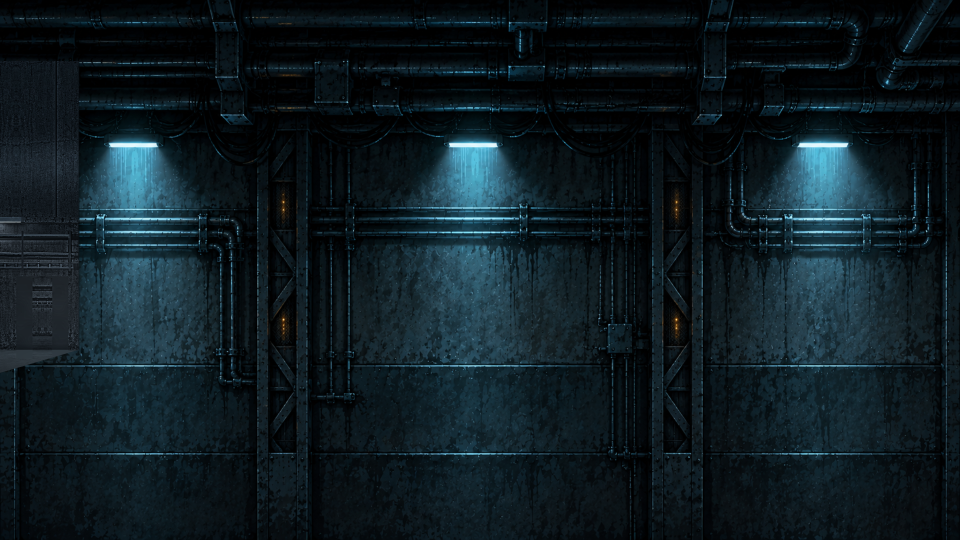
#> input picture apps/game/assets/rooms/junction-far.png, 1920 x 1080 px, found by its file name (shown at 1/2 size)
$ python jeinputs.py
#> lines starting #> are read from the running program, lines starting #| are printed output that depends on the picture
### docs/research-2026-10/sources/doors-2026-10-14/junction-entry/tools/jedesign.py
"""Junction entry door (doors-r1, fix round 1, M5): construction design. Scratch only; no image tool
touches this step.

The engineer comes into the Service Junction from the service line passage (the passage the Records
exit opens on), so the junction's left end is the same kind of door end as the Records doors, in the
junction's own camera (jemodel.py: vanishing point (511, 162)): a 300 mm cast cross-wall turned 17
degrees across the walkway, its approach face crossing the walk line at XE = 30, with a 3'0" x 7'0"
hollow-metal steel door (SDI 129 hinge spacing, ICD/ICS 705-style automatic non-hold closer on the
junction side) that swings INTO the junction on its hinges at the far jamb. It stands open behind the
arriving pair and its closer brings it shut. The passage beyond (concrete, the service line's two
pipes and its cable ladder running on toward Records, one vapour-tight fitting) is painted behind the
doorway. It replaces the camera-facing round pressure hatch (junction-hatch.png).

XE = 30 because WOLF's authored waiting spot by the entrance (JunctionRoom.WOLF_CLEAR_X 100, his
tail at x 33) must stay clear of the wall's near column (its right edge at 1 m about x 16) and of the
part of the shut leaf in front of the walk line. The engineer's collision face is the leaf at x 30.

Reuses rdesign.py's parts (wall, column, stub, leaf faces) with jemodel as the model; the junction's
own lamps, wear seeds, pour joint and passage are set here. Writes design/{entry,leaf}/.
"""
from __future__ import annotations

import math
import os
import sys

import numpy as np

sys.path.insert(0, os.path.dirname(os.path.abspath(__file__)))
import jemodel as M  # noqa: E402
sys.modules["rmodel"] = M
sys.path.insert(0, os.path.join(os.path.dirname(os.path.abspath(__file__)), "..", "..", "records", "tools"))
import rdesign as RD  # noqa: E402
from rmodel import Part, Lamp, DoorEnd, Canvas, Plane, EY  # noqa: E402

XE = 30.0
FAR_SHIFT_LEFT = -12.444  # the far plate's parallax at the camera's left clamp (camera x 355.556)
PASSAGE_D = 1.6
RD.PIPE_RUNS = ()  # no pipe runs of the room pass this wall
RD.POUR_H = {1: 3.6, -1: 3.3}  # its own lift


# [14 lines left out: function stub_colour_from_mid, not called in this run]


def lamps():
    door = DoorEnd(-1, XE)
    f_door = Lamp("entry door light: vapour-tight LED 0.6 m on the cross-wall face over the door", door.pt(0.0, 2.80, -0.10), (0.86, 0.95, 1.0), 0.95, 1.4, 2.0)
    f_room = Lamp("junction ceiling lamp 0 (far plate, painted)", M.from_screen(133.4 + FAR_SHIFT_LEFT, 223.7, 4.2), (0.62, 0.9, 1.0), 1.1, 3.4, 1.5)
    f_pass = Lamp("service line passage light: vapour-tight LED on the passage back wall", M.from_screen(-14.0, 300.0, PASSAGE_D - 0.12), (0.80, 0.92, 1.0), 0.75, 1.5, 1.5)
    bounce = Lamp("wet deck bounce (fill)", np.array([door.O[0] + 2.0, 0.1, -3.0]), (0.55, 0.75, 0.85), 0.10, 4.0)
    return door, [f_door, f_room, f_pass, bounce]


# [49 lines left out: function beyond_parts, not called in this run]


# fix round 2 (N2): the junction's main header (mid plate, y 227.5-280 at x 148) and the thin line over it
# (y 211.5-221) ran on into the machinery the cross-wall now stands over. They pass through the wall at
# its back corner: each carries on as a short length of pipe over the wall's face (it stands in front of
# the face, which recedes toward the back wall) into a steel escutcheon plate on the face round its
# wall sleeve. Their depths behind the walk line keep them clear of the back wall (4.2 m) by their radius.
# The pipe lengths are coloured from the mid plate's own pipe (its vertical profile at x 148-152), so
# they join it seamlessly at x JOIN_X; the mid plate's elbow, the tank and the pipe column left of it are
# erased (jemid.py).
JOIN_X = 147.0
PIPES = (("header", 227.5, 280.0, 3.35), ("thin", 211.5, 221.0, 3.75))


# [72 lines left out: functions pipe_parts, main, not called in this run]


# [2 lines that do not run on import are left out]

### docs/research-2026-10/sources/doors-2026-10-14/fix-r3/jentry/tools/jemodel.py
"""Junction entry door (doors-r1, fix round 1, M5): the measured model, rmodel.py (records track) in the
Service Junction's own camera. Original docstring follows.

Records Access doors (doors-r1, records track): the measured model shared by every design tool.

Scratch only. The camera is the one the corridor door end measured (corridor-door-end-2026-10-12,
tools/design/common.py): every room uses the same game camera (floor y 440 at the walkway, 1 m = 40
world px there), vanishing point (483.9, 158.5), walkway 38 m from the eye, eye height 7.04 m. The
Records far plate's own floor joints are AI-painted and inconsistent (one runs to x about 438), so
the game camera rules; the back wall's floor line (y 411.5) puts the Records back wall 4.3 m behind
the walkway.

Coordinates: metres. X along the room (world x / 40 at walkway depth), H up, D behind the walkway
(D < 0 is nearer the camera). project() maps them to world px at scroll 1.0 (the mid plate's frame).

A door end is a cross-wall standing across the walkway, its approach face turned 17 degrees toward
the camera (the corridor's design language: its horizontals run to VP2 on the horizon at x 21 for a
wall closing the room's right end, and at x 946.8 for one closing its left end). side = +1 for the
right end (the exit to the service line), -1 for the left end (the way in from the corridor).
"""
from __future__ import annotations

import json
import math
import os

import numpy as np
from PIL import Image, ImageDraw

PX_PER_M = 40.0
FLOOR_Y = 440.0
# the junction's camera, measured from its mid plate's deck seams (jmodel.py): one vanishing point
VPX = 511.0
HORIZON = 162.0
D0 = 38.0
SS = 4
VP2_OFFSET = math.tan(math.radians(17.0)) * PX_PER_M * D0  # VP2 for a 17-degree turn (464.7 px)

TOOLS = os.path.dirname(os.path.abspath(__file__))
TRACK = os.path.dirname(TOOLS)  # doors-r1/fix-r1/jentry
DESIGN = os.path.join(TRACK, "design")


def depth_scale(d):
    return D0 / (D0 + d)


def project(x_walk_px, h_m, d_m):
    s = depth_scale(d_m)
    return VPX + (x_walk_px - VPX) * s, HORIZON + (FLOOR_Y - HORIZON) * s - h_m * PX_PER_M * s


def scr(P):
    return project(P[0] * PX_PER_M, P[1], P[2])


def floor_y(d):
    return project(VPX, 0.0, d)[1]


def from_screen(X, Y, d):
    s = depth_scale(d)
    xw = VPX + (X - VPX) / s
    h = (HORIZON + (FLOOR_Y - HORIZON) * s - Y) / (PX_PER_M * s)
    return np.array([xw / PX_PER_M, h, d])


class Canvas:
    """World px -> canvas px: ((X - x0) * ppw, (Y - y0) * ppw)."""

    def __init__(self, name, x0, y0, ppw, w, h):
        self.name, self.x0, self.y0, self.ppw, self.w, self.h = name, x0, y0, ppw, w, h

    def px(self, X, Y):
        return ((X - self.x0) * self.ppw, (Y - self.y0) * self.ppw)

    def grid(self):
        ys, xs = np.mgrid[0:self.h, 0:self.w].astype(np.float64)
        return self.x0 + (xs + 0.5) / self.ppw, self.y0 + (ys + 0.5) / self.ppw

    # [5 lines left out: function rays, not called in this run]


EY = np.array([0.0, 1.0, 0.0])


class Plane:
    # [13 lines left out: functions __init__, points, not called in this run]


def front_plane(d):
    return Plane(np.array([0, 0, d]), np.array([1.0, 0, 0]), EY, np.array([0, 0, -1.0]))


# [19 lines left out: function mask_of, not called in this run]


# ----------------------------------------------------------------------------- materials (linear)
CONCRETE = (0.205, 0.21, 0.225)  # 36231-like structural grey, matte cast (as the corridor)
CONCRETE_DK = (0.10, 0.105, 0.115)
STEEL = (0.36, 0.37, 0.39)  # bare / galvanised steel
STEEL_WORN = (0.55, 0.56, 0.58)
GUNSHIP = (0.18, 0.195, 0.235)  # 36118 Gunship Gray: doors, frames
HOUSING = (0.15, 0.155, 0.175)  # 36081: housings, conduit boxes
DARK = (0.05, 0.055, 0.06)
RUBBER = (0.025, 0.025, 0.028)
CONTAINER_GRAY = (0.33, 0.335, 0.35)  # GSA container "Gray" (lighter than the doors)
FITTING_LENS = (0.62, 0.66, 0.68)


# ----------------------------------------------------------------------------- light
class Lamp:
    def __init__(self, name, pos, color, intensity, reach, down=0.0):
        self.name, self.pos, self.color = name, np.asarray(pos, float), np.asarray(color, float)
        self.intensity, self.reach, self.down = intensity, reach, down


AMBIENT = np.array([0.020, 0.032, 0.042])
WRAP = 0.06


# [14 lines left out: function shade, not called in this run]


def to_srgb_u8(lin):
    lin = np.clip(lin, 0, 1)
    return (np.where(lin <= 0.0031308, lin * 12.92, 1.055 * np.power(lin, 1 / 2.4) - 0.055) * 255 + 0.5).astype(np.uint8)


def from_srgb_u8(u8):
    c = u8.astype(np.float64) / 255.0
    return np.where(c <= 0.04045, c / 12.92, np.power((c + 0.055) / 1.055, 2.4))


def save_mask(arr, path):
    Image.fromarray((np.clip(arr, 0, 1) * 255 + 0.5).astype(np.uint8), "L").save(path)


def write_json(path, data):
    with open(path, "w") as f:
        json.dump(data, f, indent=1)


class Part:
    # [32 lines left out: functions __init__, render, not called in this run]


# ----------------------------------------------------------------------------- a door end
class DoorEnd:
    """A cast-concrete cross-wall across the walkway, its approach face turned 17 degrees, with a
    1-3/4 in steel secure-area door (ICD 705 TS v1.4 ch. 3E) swinging into the Records room.

    a: metres along the approach face from the walk line, positive toward the room's back wall.
    t: metres into the wall from the approach face (the far side of the wall is t = T_WALL).
    """

    T_WALL = 0.30  # 300 mm cast reinforced concrete
    LEAF_W = 0.914  # 3'0" leaf
    LEAF_H = 2.134  # 7'0" leaf
    LEAF_T = 0.044  # 1-3/4 in
    OPEN_W = 0.920  # frame opening: leaf + 3 mm clearance each side (1/8 in, ANSI/SDI A250.8)
    H_OPEN = 2.140
    FRAME_FACE = 0.051  # 2 in hollow-metal frame face
    HEADER_H = 0.120  # head with the concealed low-energy operator (ANSI/BHMA A156.19)
    A_N = -0.46  # near (latch) jamb, toward the camera
    A_F = 0.46  # far (hinge) jamb, behind the walk line
    A_END = A_N - 0.16  # the wall ends 0.16 m past the near jamb (the corridor's column rule)
    A_BACK = 4.20 / math.cos(math.radians(17.0))  # where the face meets the junction's back wall (4.2 m: the far plate's parallax 0.9)
    H_TOP = 7.8
    STUB_H = 0.15
    # SDI 129-24, 7'-0" opening, 4-1/2 in hinges: top hinge 9 in below the head, two spaces of 33 in
    HINGES = ((2.134 - 0.229 - 0.114, 2.134 - 0.229), (2.134 - 0.229 - 0.838 - 0.114, 2.134 - 0.229 - 0.838), (2.134 - 0.229 - 1.676 - 0.114, 2.134 - 0.229 - 1.676))
    LEVER_H = 1.062  # SDI 129-24 strike centreline 41-13/16 in
    LAMP_H = 2.45

    def __init__(self, side, x_cross):
        self.side = side
        self.xc = x_cross
        k = VP2_OFFSET / D0 / PX_PER_M
        u = np.array([-side * k, 0.0, 1.0])
        self.U = u / np.linalg.norm(u)
        self.N = np.array([side * self.U[2], 0.0, -side * self.U[0]])
        self.O = np.array([x_cross / PX_PER_M, 0.0, 0.0])
        self.hinge = self.pt(self.A_F, 0.0, -0.012)

    def pt(self, a, h, t=0.0):
        return self.O + a * self.U + h * EY + t * self.N

    def s(self, a, h, t=0.0):
        return scr(self.pt(a, h, t))

    def poly(self, pts):
        return [scr(np.asarray(p, float)) for p in pts]

    def quad_face(self, a0, a1, h0, h1, t=0.0):
        return self.poly([self.pt(a0, h0, t), self.pt(a1, h0, t), self.pt(a1, h1, t), self.pt(a0, h1, t)])

    def quad_side(self, a, t0, t1, h0, h1):
        return self.poly([self.pt(a, h0, t0), self.pt(a, h0, t1), self.pt(a, h1, t1), self.pt(a, h1, t0)])

    def quad_top(self, a0, a1, t0, t1, h):
        return self.poly([self.pt(a0, h, t0), self.pt(a1, h, t0), self.pt(a1, h, t1), self.pt(a0, h, t1)])

    def face_plane(self, t=0.0):
        return Plane(self.pt(0, 0, t), self.U, EY, -self.N)

    def side_plane(self, a):
        return Plane(self.pt(a, 0, 0), self.N, EY, -self.U)

    def top_plane(self, h):
        return Plane(np.array([0, h, 0.0]), self.U, self.N, EY)

    # the leaf: hinged on the far jamb, swinging into the room (toward -N)
    def leaf_dir(self, theta):
        return -self.U * math.cos(theta) - self.N * math.sin(theta)

    def leaf_normal_room(self, theta):
        """Normal of the leaf's room-side face (faces the room when shut)."""
        return -self.N * math.cos(theta) + self.U * math.sin(theta)

    # [15 lines left out: functions leaf_corners, stub_far_a, not called in this run]

### docs/research-2026-10/sources/doors-2026-10-14/junction-entry/tools/jeinputs.py
"""Junction entry door: the Codex edit targets (doors-r1, fix round 1). Scratch only.
Writes codex/fix-junction-entry/refs: 1-edit-target-entry.png (the flat construction in the junction's
real plates at the left clamp, shut leaf in place), 2-areas-to-paint-entry.png, 3-edit-target-leaf.png
(the leaf's two faces and its edge, flat, on a grey ground) and 4-areas-to-paint-leaf.png; layout.json."""
from __future__ import annotations

import json
import os
import sys

import numpy as np
from PIL import Image

sys.path.insert(0, os.path.dirname(os.path.abspath(__file__)))
import jedesign as JE  # noqa: E402  (installs jemodel as rmodel)
import jemodel as M  # noqa: E402
import compose as C  # noqa: E402

GAME = os.path.join(M.TRACK, "..", "main-junction", "apps", "game")
CODEX = os.path.join(M.TRACK, "..", "codex", "r2-junction-entry")  # fix round 2
PPW = 4.0
X0, Y0, WD, HD = -60.0, 140.0, 236.0, 355.0


def mid_erase(XX, YY, door):
    """Where the junction's mid plate is cleared for the entry: everything left of the near column
    above the floor (the passage shows there, in the cutaway), and left of the stub's lane face below."""
    col_left = door.s(door.A_END, 1.0, door.T_WALL)[0]
    a = door.stub_far_a(-200.0)
    p0 = door.s(door.A_END, 0.0, door.T_WALL)
    p1 = door.s(a, 0.0, door.T_WALL)
    slope = (p1[1] - p0[1]) / (p1[0] - p0[0])
    line_x = p0[0] + (YY - p0[1]) / slope
    return ((YY < 441.0) & (XX < col_left)) | ((YY >= 441.0) & (XX < line_x))


def main():
    os.makedirs(os.path.join(CODEX, "refs"), exist_ok=True)
    os.makedirs(os.path.join(CODEX, "out"), exist_ok=True)
    door, lps = JE.lamps()
    JE.RD.lamps_for = lambda side: (door, lps, lps[0], lps[2])
    W, H = int(WD * PPW), int(HD * PPW)
    img = Image.new("RGBA", (W, H), (0, 0, 0, 255))
    far = Image.open(os.path.join(GAME, "assets", "rooms", "junction-far.png")).convert("RGBA")
    fx0, fy0 = (X0 - JE.FAR_SHIFT_LEFT) * 2, (Y0 - 79.0) * 2
    # the far plate starts at world x = shift: left of it the room's base colour shows
    crop = Image.new("RGBA", (int(WD * 2), int(HD * 2)), (10, 14, 24, 255))
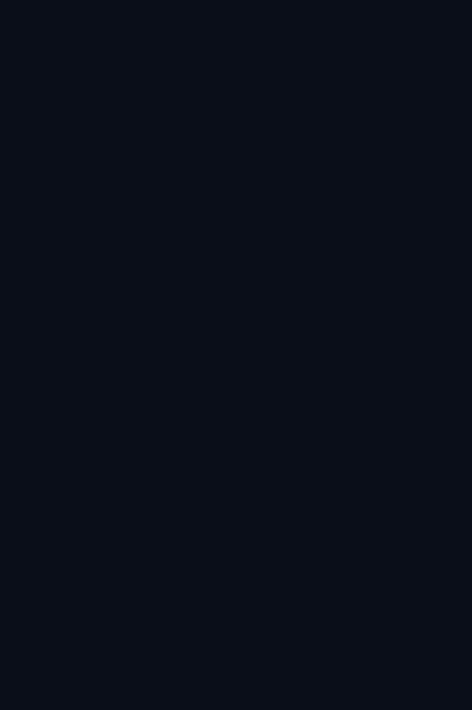
#> crop: PIL image 472x710 RGBA; mean R, G, B, A 10, 14, 24, 255
    crop.alpha_composite(far.crop((max(0, int(fx0)), int(fy0), int(fx0 + WD * 2), int(fy0 + HD * 2))), (max(0, -int(fx0)), 0))
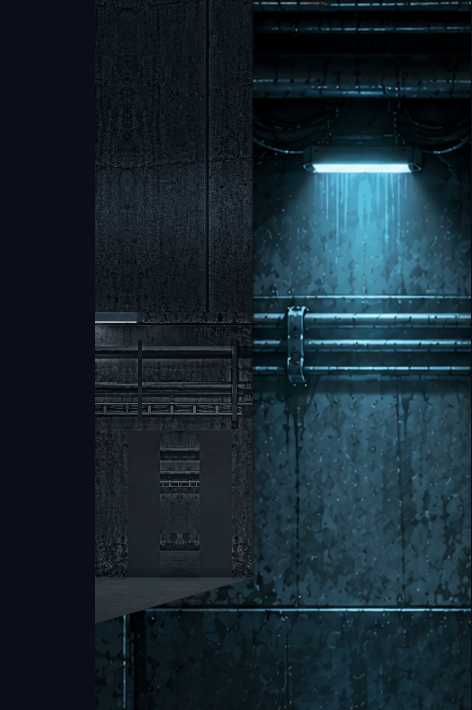
#> crop: PIL image 472x710 RGBA; mean R, G, B, A 23, 38.9, 48.4, 255
    img.alpha_composite(crop.resize((W, H), Image.Resampling.BICUBIC))
#> (the run stopped early here; a loop or call above may not have finished)
